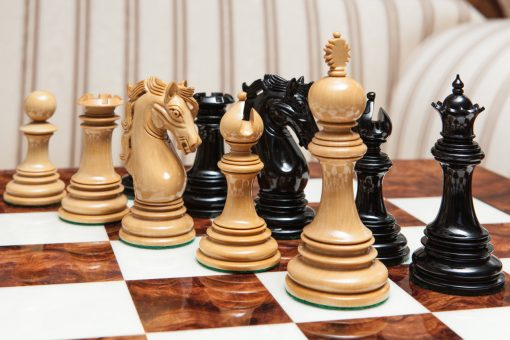
#> input picture chess.jpg, 510 x 340 px
$ python Ex2Semana6.py
#> lines starting #> are read from the running program, lines starting #| are printed output that depends on the picture; after the words box and inside, x2 and y2 are one past the last pixel; in counts of white or black regions, pixels touching at a corner belong together
#insira seu código aqui
import numpy as np
import cv2
from matplotlib import pyplot as plt

def main():

    # Cria a janela
    winTitle = "Imagem original"
    cv2.namedWindow(winTitle)
    cv2.moveWindow(winTitle, 200, 100)

    # Load the images
    img = imgLoad("chess.jpg")
    grabCut = img.copy()

    # cria uma copia da imagem com tudo embaçado
    embacada = applyFilter(img)
    # Aplica grabCut
    grabCut = applyGrabCut(grabCut)

    # Mostra a imagem original e espera o usuario pressionar uma tecla
    cv2.imshow(winTitle, img)
    cv2.waitKey(0)

    final = mergeImages(embacada, grabCut, 360, 505, 70, 297)

    # Mostra a imagem original e espera o usuario pressionar uma tecla
    cv2.imshow(winTitle, img)
    cv2.waitKey(0)

    # Mostra o grabCut
    winTitle = "GrabCut Image"
    cv2.imshow(winTitle, grabCut)
    cv2.waitKey(0)

    # Mostra o resultado final
    winTitle = "Result"
    cv2.imshow(winTitle, final)
    cv2.waitKey(0)

    cv2.destroyAllWindows()

def imgLoad(name):
#> called with name = 'chess.jpg'
  image = cv2.imread(name)
#> image is the input picture: shape (340, 510, 3); mean B, G, R 131.1, 151, 175.2
#> in applyFilter, `img_output = cv2.blur(img, (percentage, percentage))`:
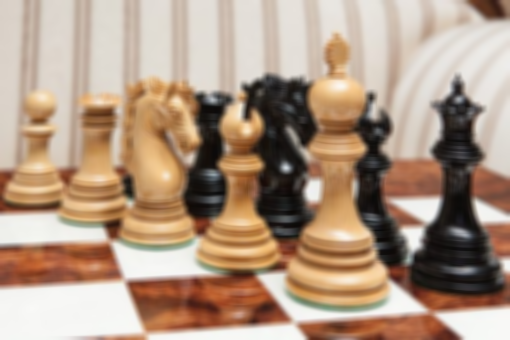
#> img_output: shape (340, 510, 3); mean B, G, R 131.1, 151, 175.3
  # image = cv2.cvtColor(image, cv2.COLOR_BGR2RGB)
  return image

def imgShow(img, axis):
  imgplot = plt.imshow(img.astype('uint8'))
  if not axis: plt.axis('off')
  plt.show()

def applyGrabCut(img):

    startX = 405
    startY = 70
    x = 505
    y = 297

    #aplicar grabcut na imagem
    mask = np.zeros(img.shape[:2], np.uint8)
    rectGcut = (startX, startY, (x - startX), (y - startY))
    fundoModel = np.zeros((1, 65), np.float64)
    objModel = np.zeros((1, 65), np.float64)

    #invocar grabcut
    cv2.grabCut(img, mask, rectGcut, fundoModel, objModel, 3, cv2.GC_INIT_WITH_RECT)

    #preparando imagem final
    maskFinal = np.where((mask == 2) | (mask == 0), 0, 1).astype('uint8')
    imgFinal = img * maskFinal[:,:,np.newaxis]
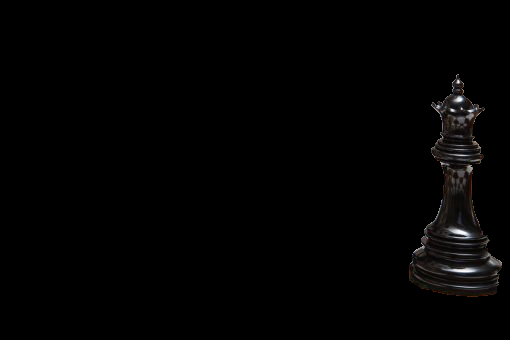
#> imgFinal: shape (340, 510, 3); mean B, G, R 2.2, 2.2, 2.4
    for x in range(0, img.shape[1]):
        for y in range(0, img.shape[0]):
            if(maskFinal[y][x] == 0):
                imgFinal[y][x][0] = imgFinal[y][x][1] = imgFinal[y][x][2] = 255
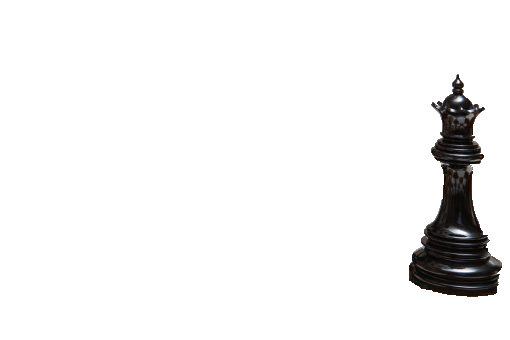
#> imgFinal: shape (340, 510, 3); mean B, G, R 242.2, 242.3, 242.5
    return imgFinal

def applyFilter(img):
    # Copy the original image
    img_output = img.copy()
    # todos os filtros utilizam aproximadamente valores de 0 a 10
    percentage = 7
    img_output = cv2.blur(img, (percentage, percentage))
    return img_output

def mergeImages(img_background, img_paste, x1, x2, y1, y2):

#> called with x1 = 360, x2 = 505, y1 = 70, y2 = 297
    backH, backW, _ = img_background.shape
#> backH = 340; backW = 510
    frontH, frontW, _ = img_paste.shape
#> frontH = 340; frontW = 510

    # recorta da imagem original a área onde a segunda imagem vai ser colocada (pasteImg)
    paste_area = img_background[y1:(y1 + frontH), x1:(x1 + frontW)]
    img_paste = img_paste[y1:(y1 + frontH), x1:(x1 + frontW)]

    # Remove fundo da imagem apagando todos os pixels brancos
    imgGrey = cv2.cvtColor(img_paste, cv2.COLOR_RGB2GRAY)
    _, maskFore = cv2.threshold(imgGrey, 250, 255, cv2.THRESH_BINARY)
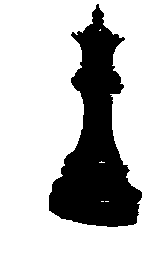
#> maskFore: shape (270, 150); 75% white; 1 black region, box (x1, y1, x2, y2) and area: (49, 4, 142, 227) 10145

    backWithMask = cv2.bitwise_and(paste_area, paste_area, mask = maskFore)
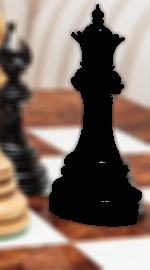
#> backWithMask: shape (270, 150, 3); mean B, G, R 99.9, 110.7, 129.1
    foreWithMask = cv2.bitwise_not(maskFore)
    foreWithMask = cv2.bitwise_and(img_paste, img_paste, mask = foreWithMask)
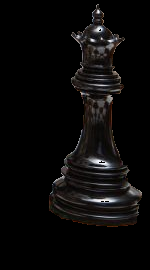
#> foreWithMask: shape (270, 150, 3); mean of channels 0, 1, 2 9.1, 9.4, 10.4; drawn as B, G, R

    combinedImage = cv2.add(foreWithMask, backWithMask)
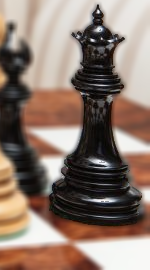
#> combinedImage: shape (270, 150, 3); mean of channels 0, 1, 2 109, 120.1, 139.4; drawn as B, G, R

    img_background[y1:(y1 + frontH), x1:(x1+frontW)] = combinedImage

    return img_background

main()
